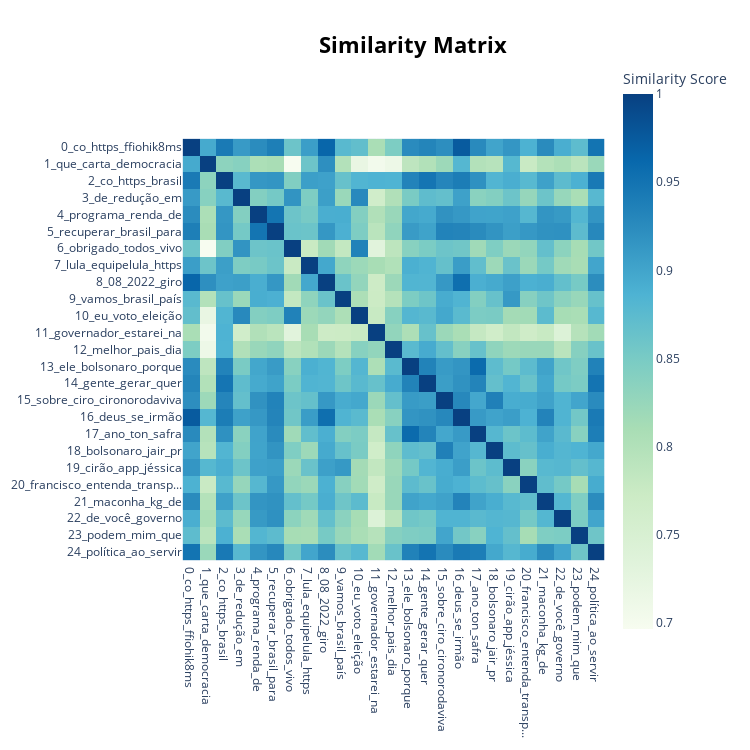

The notebook cell this image was saved under:
### Code cell
model.visualize_heatmap(width=750, height=750)

### Figure 1 — Plotly figure (JSON) as saved in the notebook; plotly's stock layout.template omitted (floating-point values rounded to 4 significant figures; data arrays with more than 128 entries replaced by an {"elided": "..."} marker saying what was removed)
{"data": [{"coloraxis": "coloraxis", "hovertemplate": "x: %{x}<br>y: %{y}<br>Similarity Score: %{z}<extra></extra>", "name": "0", "type": "heatmap", "x": ["0_co_https_ffiohik8ms", "1_que_carta_democracia", "2_co_https_brasil", "3_de_redução_em", "4_programa_renda_de", "5_recuperar_brasil_para", "6_obrigado_todos_vivo", "7_lula_equipelula_https", "8_08_2022_giro", "9_vamos_brasil_país", "10_eu_voto_eleição", "11_governador_estarei_na", "12_melhor_pais_dia", "13_ele_bolsonaro_porque", "14_gente_gerar_quer", "15_sobre_ciro_cironorodaviva", "16_deus_se_irmão", "17_ano_ton_safra", "18_bolsonaro_jair_pr", "19_cirão_app_jéssica", "20_francisco_entenda_transp...", "21_maconha_kg_de", "22_de_você_governo", "23_podem_mim_que", "24_política_ao_servir"], "xaxis": "x", "y": ["0_co_https_ffiohik8ms", "1_que_carta_democracia", "2_co_https_brasil", "3_de_redução_em", "4_programa_renda_de", "5_recuperar_brasil_para", "6_obrigado_todos_vivo", "7_lula_equipelula_https", "8_08_2022_giro", "9_vamos_brasil_país", "10_eu_voto_eleição", "11_governador_estarei_na", "12_melhor_pais_dia", "13_ele_bolsonaro_porque", "14_gente_gerar_quer", "15_sobre_ciro_cironorodaviva", "16_deus_se_irmão", "17_ano_ton_safra", "18_bolsonaro_jair_pr", "19_cirão_app_jéssica", "20_francisco_entenda_transp...", "21_maconha_kg_de", "22_de_você_governo", "23_podem_mim_que", "24_política_ao_servir"], "yaxis": "y", "z": {"elided": "25x25 float values"}}], "layout": {"coloraxis": {"colorbar": {"title": {"text": "Similarity Score"}}, "colorscale": [[0, "rgb(247,252,240)"], [0.125, "rgb(224,243,219)"], [0.25, "rgb(204,235,197)"], [0.375, "rgb(168,221,181)"], [0.5, "rgb(123,204,196)"], [0.625, "rgb(78,179,211)"], [0.75, "rgb(43,140,190)"], [0.875, "rgb(8,104,172)"], [1, "rgb(8,64,129)"]]}, "height": 750, "hoverlabel": {"bgcolor": "white", "font": {"family": "Rockwell", "size": 16}}, "legend": {"title": {"text": "Trend"}}, "margin": {"t": 60}, "showlegend": true, "title": {"font": {"color": "Black", "size": 22}, "text": "<b>Similarity Matrix", "x": 0.55, "xanchor": "center", "y": 0.95, "yanchor": "top"}, "width": 750, "xaxis": {"anchor": "y", "constrain": "domain", "domain": [0, 1], "scaleanchor": "y"}, "yaxis": {"anchor": "x", "autorange": "reversed", "constrain": "domain", "domain": [0, 1]}}}
